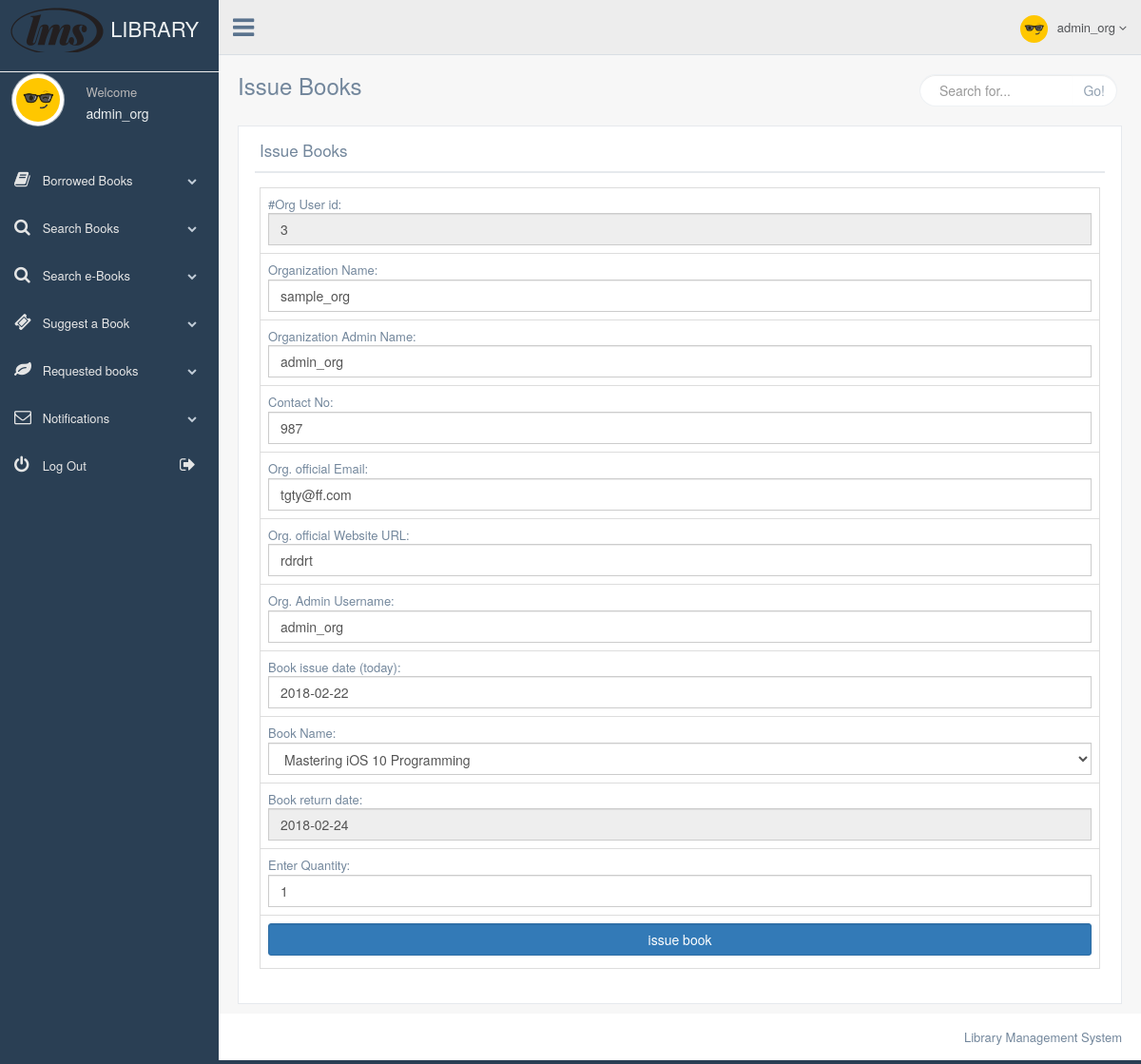
Screenshot of /organization/issue_books_org.php?book_id=12 (signed in) with the database file from the repository.
### tables this page shows
CREATE TABLE `organization_registration` (
  `id` int(8) NOT NULL,
  `org_name` varchar(256) NOT NULL,
  `org_admin_name` varchar(128) NOT NULL,
  `org_type` varchar(128) NOT NULL,
  `org_size` int(8) NOT NULL,
  `contact` varchar(32) NOT NULL,
  `address` varchar(512) NOT NULL,
  `email` varchar(256) NOT NULL,
  `website_url` varchar(256) NOT NULL,
  `username` varchar(64) NOT NULL,
  `password` varchar(64) NOT NULL,
  `added_on` date NOT NULL
);

CREATE TABLE `add_books_info` (
  `id` int(5) NOT NULL,
  `books_name` varchar(50) NOT NULL,
  `books_author_name` varchar(50) NOT NULL,
  `books_publication_name` varchar(50) NOT NULL,
  `books_price` varchar(10) NOT NULL,
  `books_qty` varchar(10) NOT NULL,
  `available_qty` varchar(10) NOT NULL,
  `librarian_username` varchar(50) NOT NULL,
  `books_image` mediumtext NOT NULL
);

### organization/issue_books_org.php (the view, shortened to what this page needs)
<?php
    include "header.php";
?>
        <div class="right_col" role="main">
            <div class="">
                <div class="page-title">
                    <div class="title_left">
                        <h3>Issue Books</h3>
                    </div>
                    <div class="title_right">
                        <div class="col-md-5 col-sm-5 col-xs-12 form-group pull-right top_search">
                            <div class="input-group">
                                <input type="text" class="form-control" placeholder="Search for...">
                                    <span class="input-group-btn">
                                      <button class="btn btn-default" type="button">Go!</button>
                                    </span>
                            </div>
                        </div>
                    </div>
                </div>
                <div class="clearfix"></div>
                <div class="row" style="min-height:500px">
                    <div class="col-md-12 col-sm-12 col-xs-12">
                        <div class="x_panel">
                            <div class="x_title">
                                <h2>Issue Books</h2>
                                <div class="clearfix"></div>
                            </div>
                            <div class="x_content">
								<form name="" action="" method="post">
                                    <?php
                                        if(isset($_SESSION['username'])){
											$uname=$_SESSION["username"];
                                            $res5 = mysqli_query($db_connect,"SELECT * FROM organization_registration WHERE `username` = '$uname'");
                                            while($row5 = mysqli_fetch_array($res5)){
                                                $id = $row5["id"];
                                                $name = $row5["org_name"];
                                                $adminname = $row5["org_admin_name"];
                                                $username = $row5["username"];
                                                $contact = $row5["contact"];
                                                $email = $row5["email"];
                                                $url = $row5["website_url"];
                                                ?>
                                                <table class="table table-bordered">
                                                    <tr>
                                                        <td>
                                                            #Org User id:
                                                            <input type="text" class="form-control" name="id" value="<?php echo $id; ?>" disabled>
                                                        </td>
                                                    </tr>
                                                    <tr>
                                                        <td>
                                                            Organization Name:
                                                            <input type="text" class="form-control" name="orgname" value="<?php echo $name; ?>" required>
                                                        </td>
                                                    </tr>
                                                    <tr>
                                                        <td>
                                                            Organization Admin Name:
                                                            <input type="text" class="form-control" name="orgadminname" value="<?php echo $adminname; ?>" required>
                                                        </td>
                                                    </tr>
                                                    <tr>
                                                        <td>
                                                            Contact No:
                                                            <input type="text" class="form-control" name="contact" value="<?php echo $contact; ?>" required>
                                                        </td>
                                                    </tr>
                                                    <tr>
                                                        <td>
                                                            Org. official Email:
                                                            <input type="text" class="form-control" name="email" value="<?php echo $email; ?>" required>
                                                        </td>
                                                    </tr>
                                                    <tr>
                                                        <td>
                                                            Org. official Website URL:
                                                            <input type="text" class="form-control" name="url" value="<?php echo $url; ?>" required>
                                                        </td>
                                                    </tr>
                                                    <tr>
                                                        <td>
                                                            Org. Admin Username:
                                                            <input type="text" class="form-control" name="adminusername" value="<?php echo $username; ?>" required>
                                                        </td>
                                                    </tr>
                                                    <tr>
                                                        <td>
                                                            Book issue date (today):
                                                            <input type="text" class="form-control" name="booksissuedate" value="<?php echo date('Y-m-d'); ?>" required>
                                                        </td>
                                                    </tr>
                                                    <tr>
                                                        <td>
                                                            Book Name:
                                                            <select class="form-control selectpicker" name="books_name">
                                                                <?php
$id=$_GET["book_id"];
$res6 = mysqli_query($db_connect, "SELECT books_name FROM add_books_info WHERE id='$id'");
	$row6=mysqli_fetch_array($res6);
	$name=$row6["books_name"];																echo "<option>";
                                                                        echo "$name";
                                                                        echo "</option>";
                                                                ?>
                                                            </select>
                                                        </td>
                                                    </tr>
													<tr>
                                                        <td>
                                                            Book return date:
                                                            <input type="text" class="form-control" name="booksreturndate" value="<?php echo date('Y-m-d', strtotime("+2 days")); ?>" readonly="readonly" required>
                                                        </td>
                                                    </tr>
													                                                  <tr>
                                                        <td>
                                                            Enter Quantity:
                                                            <input type="number" class="form-control" name="bquantity" value="1" required>
                                                        </td>
                                                    </tr>
                                                    <tr>
                                                        <td>
                                                            <input type="submit" class=" col-lg-6 form-control btn btn-primary" name="submit2" value="issue book">
                                                        </td>
                                                    </tr>
                                                </table>
                                                <?php
                                            }
                                        }
                                    ?>
                                </form>
                            </div>
                        </div>
                    </div>
                </div>
            </div>
        </div>
<?php
    include "footer.php";
?>

### rows the page displays
organization_registration: id "3", orgname "sample_org", orgadminname "admin_org", contact "987", email "tgty@ff.com", url "rdrdrt", adminusername "admin_org", books_name "Mastering iOS 10 Programming"

### other values shown
$_SESSION["username"] "admin_org"
